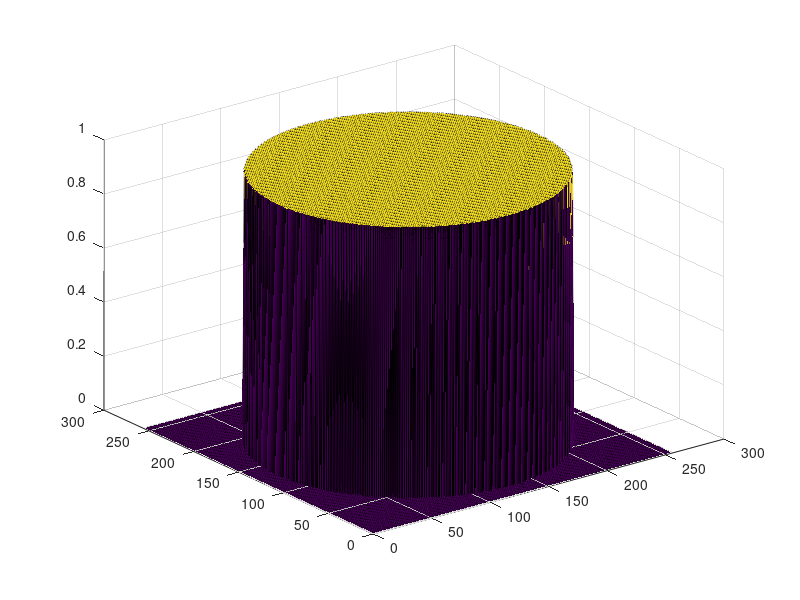
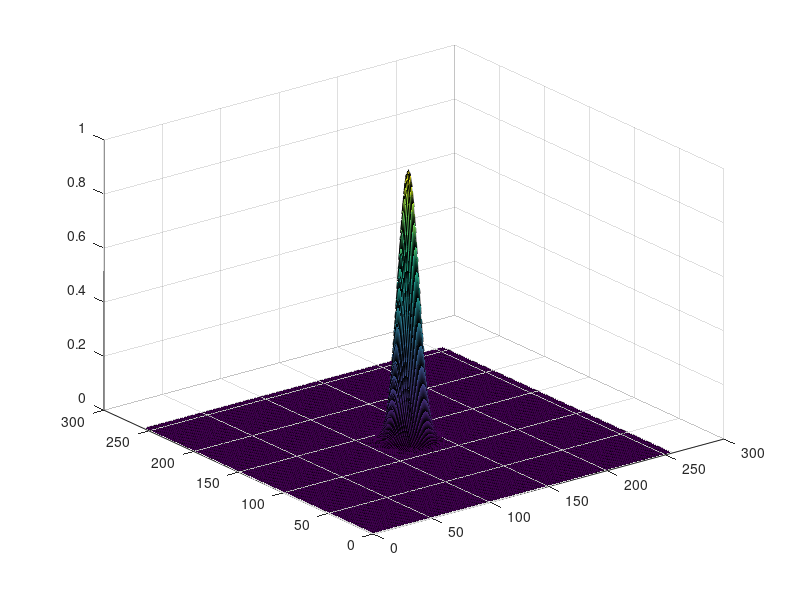

Source code (MATLAB) for these figures, in order: (Note: this script raises an error after producing the figures.)
%%% Gerchberg-saxton phase retrival algorithm
clear all
close all
addpath('utils\');

%%% parameters
N = 256;
lambda = 500e-9; 
% dx1 = lambda/2.05;% asm
dx1 = 2e-5; %fresnel
L1 = N*dx1;
focal = 36e-3;
iters = 100;
radius_doe = 2.23e-3;

L1^2/lambda/focal

x1 = dx1*(ceil(-N/2):ceil(N/2)-1);
y1 = x1;
[X1,Y1] = meshgrid(x1,y1);

% define doe circular region
doe_region = (X1.^2+Y1.^2)<radius_doe^2;


source_amplitude = ones(N).*doe_region;
figure; surf(source_amplitude); 


x0 = 0;     		% center
y0 = 0;     		% center
sigma = 10e-5; 			% beam waist
A = 1;      		% peak of the beam 
res = ((X1-x0).^2 + (Y1-y0).^2)./(2*sigma^2);
psf_intensity = A  * exp(-res);

target_amplitude = sqrt(psf_intensity);
target_phase = zeros(N);
% target_phase = (2*rand(N,N) - 1)*pi;
target = target_amplitude.*exp(1i*target_phase);
figure; surf(target_amplitude); 


%%
% 
% forward_func = @(f1) ifftshift(fft2(fftshift(f1)));
% backward_func = @(f1) ifftshift(ifft2(fftshift(f1)));

forward_func = @(f1) fresnelTF2d(f1, dx1, focal, lambda);
backward_func = @(f1) fresnelTF2d(f1, dx1, -focal, lambda);

% forward_func = @(f1) asm2d(f1, dx1, distance, lambda);
% backward_func = @(f1) asm2d(f1, dx1, -distance, lambda);

error = [];
target_phase_update = target_phase;
figure;
for i = 1:iters
    
    target_update = target_amplitude.*exp(1i*target_phase_update);

    source_update = backward_func(target_update);
    source_amplitude_update = abs(source_update);
%     max(source_amplitude_update(:))
    source_phase_update = angle(source_update);

    source_update = source_amplitude.*exp(1i*source_phase_update.*doe_region);

    target_update = forward_func(source_update);
    target_amplitude_update = abs(target_update);
%     max(target_amplitude_update(:))
    target_phase_update = angle(target_update);
    
    imagesc(target_amplitude_update);
    title(['Updated amplitude at iteration: ' num2str(i)]);
    colormap('gray')
    colorbar
    axis equal
    pause(0.0001);

    error = [error; sqrt(sum((target_amplitude-target_amplitude_update).^2,'all'))]; 
end

figure; plot(error);
figure; subplot(2,2,1); imagesc(abs(source_update));
subplot(2,2,2); imagesc(angle(source_update));
subplot(2,2,3); imagesc(abs(target_update));
subplot(2,2,4); imagesc(angle(target_update));

